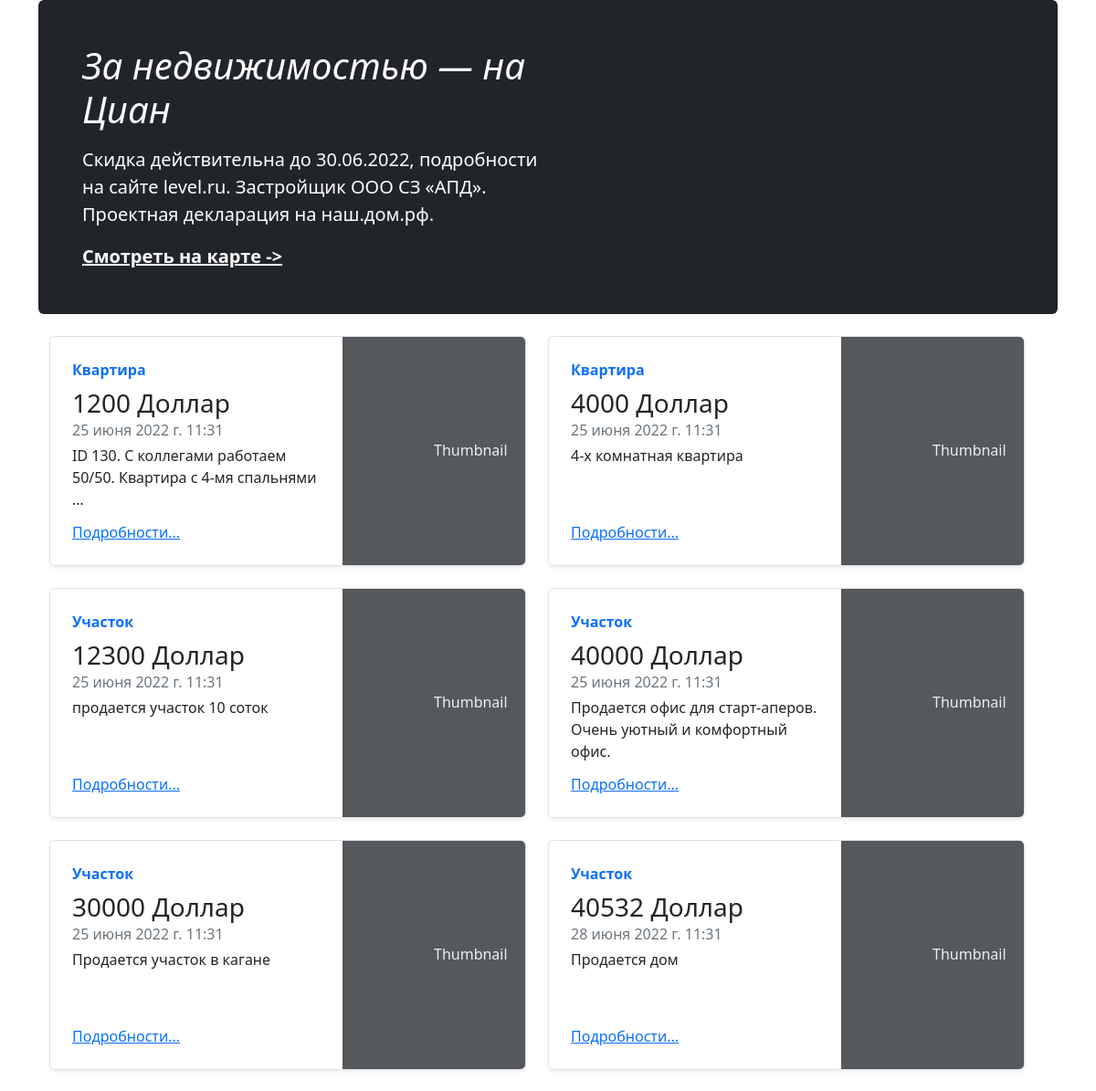
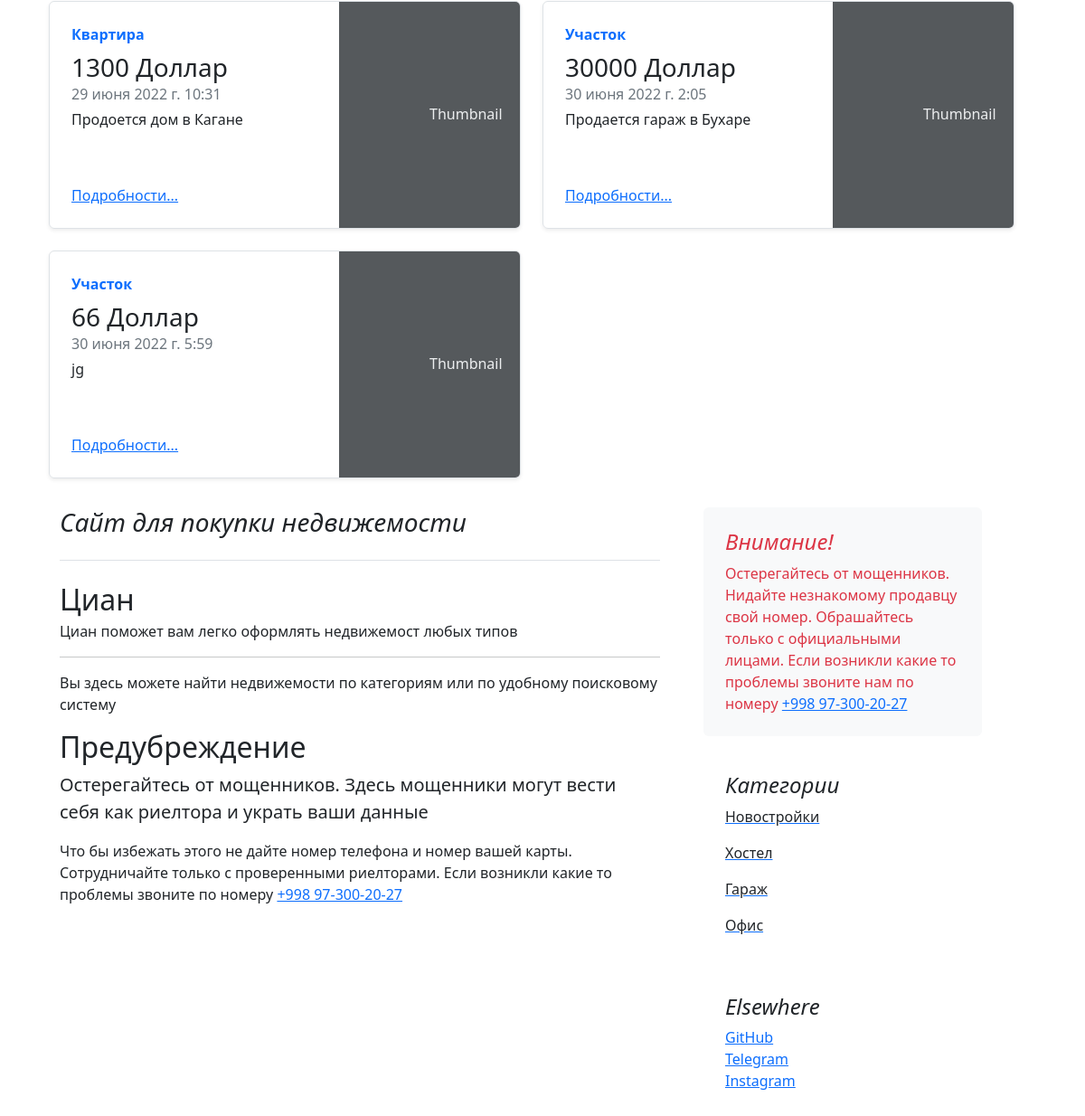
The page / on the database its author committed (2 pictures, top to bottom).
### main/models.py (models this page shows, shortened)
class Estate(models.Model):
    title = models.CharField(verbose_name="Название", max_length=255, null=True, blank=True)
    description = models.TextField(verbose_name="Описание", null=True, blank=True)
    author = models.ForeignKey(User,  on_delete=models.CASCADE,  null=True, blank=True)
    price = models.PositiveBigIntegerField(verbose_name="Цена")
    currency = models.CharField(verbose_name="Валюта", max_length=32, choices=CURRENCY, default=DOLLAR)
    area = models.PositiveIntegerField(verbose_name="Площадь")
    room_amount = models.PositiveSmallIntegerField(verbose_name="Количество комнат")
    type = models.CharField(verbose_name="Тип недвижимости", max_length=64, choices=ESTATE_TYPE, default=FLAT)
    categories = models.ManyToManyField(Category, related_name='estates')
    created_date = models.DateTimeField(default=now, editable=False)

class Category(models.Model):
    name = models.CharField(verbose_name="Категории", max_length=64)

### main/views.py (the view)
# urls.py: path('', views.index, name='authentication'),
def index(request):
    estates = Estate.objects.all()
    search_estates = request.GET.get("search")
    if search_estates:
        estates = Estate.objects.filter(Q(price__icontains=search_estates) | Q(description__icontains=search_estates))
    categories = Category.objects.all()
    return render(request, "index.html", {'estates': estates, 'categories': categories})

### main/templates/index.html
{% extends "base.html" %}
{% block body %}
  {% if user.is_authenticated %}
    <main class="container">
      <div class="p-4 p-md-5 mb-4 text-white rounded bg-dark">
        <div class="col-md-6 px-0">
          <h1 class="display-6 fst-italic">За недвижимостью — на Циан</h1>
          <p class="lead my-3">Скидка действительна до 30.06.2022, подробности на сайте level.ru. Застройщик ООО СЗ «АПД». Проектная декларация на наш.дом.рф.</p>
          <p class="lead mb-0"><a href="{% url 'map' %}" class="text-white fw-bold">Смотреть на карте -></a></p>
        </div>
      </div>
        <div class="row mb-2 container">
          {% for estate in estates %}
         <div class="col-md-6">
             <div class="row g-0 border rounded overflow-hidden flex-md-row mb-4 shadow-sm h-md-250 position-relative">
              <div class="col p-4 d-flex flex-column position-static">
                <strong class="d-inline-block mb-2 text-primary">{{ estate.type }}</strong>
                <h3 class="mb-0">{{ estate.price }}  {{ estate.currency }}</h3>
                <div class="mb-1 text-muted">{{ estate.created_date }}</div>
                <p class="card-text mb-auto">{{ estate.description | truncatewords:10 }}</p>
                <a href="{% url 'estate_detail' estate.id %}" class="stretched-link">Подробности...</a>
              </div>
                <div class="col-auto d-none d-lg-block">
                </div>
            </div>
          </div>
          {% endfor %}
        </div>
      <div class="row g-5 container">
        <div class="col-md-8">
          <h3 class="pb-4 mb-4 fst-italic border-bottom">
              Сайт для покупки недвижемости
          </h3>
          <article class="blog-post">
            <h2 class="blog-post-title mb-1">Циан</h2>
            <p>Циан поможет вам легко оформлять недвижемост любых типов</p>
            <hr>
            <p>Вы здесь можете найти недвижемости по категориям или по удобному поисковому систему</p>
            <h2>Предубреждение</h2>
            <blockquote class="blockquote">
              <p>Остерегайтесь от мощенников. Здесь мощенники могут вести себя как риелтора и украть ваши данные</p>
            </blockquote>
            <p>Что бы избежать этого не дайте номер телефона и номер вашей карты. Сотрудничайте только с проверенными риелторами. Если возникли какие то проблемы звоните по номеру <a href="tel:+998973002027" class="text-primary">+998 97-300-20-27</a></p>
          </article>
        </div>
        <div class="col-md-4">
          <div class="position-sticky" style="top: 2rem;">
            <div class="p-4 mb-3 bg-light rounded">
              <h4 class="fst-italic text-danger">Внимание!</h4>
              <p class="mb-0 text-danger">Остерегайтесь от мощенников. Нидайте незнакомому продавцу свой номер. Обрашайтесь только с официальными лицами. Если возникли какие то проблемы звоните нам по номеру <a href="tel:+998973002027" class="text-primary">+998 97-300-20-27</a></p>
            </div>
            <div class="p-4">
              <h4 class="fst-italic">Категории</h4>
              {% for category in categories.all %}
              <ol class="list-unstyled mb-0">
                <li><a href="{% url 'category_detail' category.id %}"><p class="text-dark">{{ category.name }}</p></a></li>
              </ol>
              {% endfor %}
              {% for photo in photos %}
                  <a href="{% url 'estate_img' estate_img.id %}">hello</a>
              {% endfor %}
            </div>
            <div class="p-4">
              <h4 class="fst-italic">Оставайтесь с нами</h4>
              <ol class="list-unstyled">
                <li><a href="https://github.com/begmatovTimur/HomeClick">GitHub</a></li>
                <li><a href="https://web.telegram.org/z/#-1423151785">Telegram</a></li>
                <li><a href="https://www.instagram.com/monday.academy/">Instagram</a></li>
              </ol>
            </div>
            <div class="p-4">
              <h4 class="fst-italic">Сделано командой Мондей</h4>
              <ol class="list-unstyled">
                <li><a href="https://www.instagram.com/begmatov_timur_07/">Timur</a></li>
                <li><a href="https://www.instagram.com/_muhachik_/">Mukhammad</a></li>
                <li><a href="https://www.instagram.com/tt_amir_zolotoy4/">Amirbek</a></li>
              </ol>
            </div>
          </div>
        </div>
      </div>
    </main>
  {% else %}
  <main class="container">
    <div class="p-4 p-md-5 mb-4 text-white rounded bg-dark">
      <div class="col-md-6 px-0">
        <h1 class="display-6 fst-italic">За недвижимостью — на Циан</h1>
        <p class="lead my-3">Скидка действительна до 30.06.2022, подробности на сайте level.ru. Застройщик ООО СЗ «АПД». Проектная декларация на наш.дом.рф.</p>
        <p class="lead mb-0"><a href="{% url 'map' %}" class="text-white fw-bold">Смотреть на карте -></a></p>
      </div>
    </div>
      <div class="row mb-2 container">
        {% for estate in estates %}
       <div class="col-md-6">
           <div class="row g-0 border rounded overflow-hidden flex-md-row mb-4 shadow-sm h-md-250 position-relative">
            <div class="col p-4 d-flex flex-column position-static">
              <strong class="d-inline-block mb-2 text-primary">{{ estate.type }}</strong>
              <h3 class="mb-0">{{ estate.price }}  {{ estate.currency }}</h3>
              <div class="mb-1 text-muted">{{ estate.created_date }}</div>
              <p class="card-text mb-auto">{{ estate.description | truncatewords:10 }}</p>
              <a href="{% url 'estate_detail' estate.id %}" class="stretched-link">Подробности...</a>
            </div>
              <div class="col-auto d-none d-lg-block">
                <svg class="bd-placeholder-img" width="200" height="250" xmlns="http://www.w3.org/2000/svg" role="img" aria-label="Placeholder: Thumbnail" preserveAspectRatio="xMidYMid slice" focusable="false"><title>Placeholder</title><rect width="100%" height="100%" fill="#55595c"></rect><text x="50%" y="50%" fill="#eceeef" dy=".3em">Thumbnail</text></svg>
              </div>
          </div>
        </div>
        {% endfor %}
      </div>
    <div class="row g-5 container">
      <div class="col-md-8">
        <h3 class="pb-4 mb-4 fst-italic border-bottom">
            Сайт для покупки недвижемости
        </h3>
        <article class="blog-post">
          <h2 class="blog-post-title mb-1">Циан</h2>
          <p>Циан поможет вам легко оформлять недвижемост любых типов</p>
          <hr>
          <p>Вы здесь можете найти недвижемости по категориям или по удобному поисковому систему</p>
          <h2>Предубреждение</h2>
          <blockquote class="blockquote">
            <p>Остерегайтесь от мощенников. Здесь мощенники могут вести себя как риелтора и украть ваши данные</p>
          </blockquote>
          <p>Что бы избежать этого не дайте номер телефона и номер вашей карты. Сотрудничайте только с проверенными риелторами. Если возникли какие то проблемы звоните по номеру <a href="tel:+998973002027" class="text-primary">+998 97-300-20-27</a></p>
        </article>
      </div>
      <div class="col-md-4">
        <div class="position-sticky" style="top: 2rem;">
          <div class="p-4 mb-3 bg-light rounded">
            <h4 class="fst-italic text-danger">Внимание!</h4>
            <p class="mb-0 text-danger">Остерегайтесь от мощенников. Нидайте незнакомому продавцу свой номер. Обрашайтесь только с официальными лицами. Если возникли какие то проблемы звоните нам по номеру <a href="tel:+998973002027" class="text-primary">+998 97-300-20-27</a></p>
          </div>
          <div class="p-4">
            <h4 class="fst-italic">Категории</h4>
            {% for category in categories.all %}
            <ol class="list-unstyled mb-0">
              <li><a href="{% url 'category_detail' category.id %}"><p class="text-dark">{{ category.name }}</p></a></li>
            </ol>
            {% endfor %}
          </div>
          <div class="p-4">
            <h4 class="fst-italic">Elsewhere</h4>
            <ol class="list-unstyled">
              <li><a href="https://github.com/begmatovTimur/HomeClick">GitHub</a></li>
              <li><a href="https://web.telegram.org/z/#-1423151785">Telegram</a></li>
              <li><a href="https://www.instagram.com/monday.academy/">Instagram</a></li>
            </ol>
          </div>
        </div>
      </div>
    </div>
  </main>
  {% endif %}
{% endblock %}

### rows shown on the page
Estate: type "Квартира", price "1200", currency "Доллар", created_date "25 июня 2022 г. 11:31", description "ID 130. С коллегами работаем 50/50. Квартира с 4-мя спальнями …"
Estate: type "Квартира", price "4000", currency "Доллар", created_date "25 июня 2022 г. 11:31", description "4-х комнатная квартира"
Estate: type "Участок", price "12300", currency "Доллар", created_date "25 июня 2022 г. 11:31", description "продается участок 10 соток"
Estate: type "Участок", price "40000", currency "Доллар", created_date "25 июня 2022 г. 11:31", description "Продается офис для старт-аперов. Очень уютный и комфортный офис."
Estate: type "Участок", price "30000", currency "Доллар", created_date "25 июня 2022 г. 11:31", description "Продается участок в кагане"
Estate: type "Участок", price "40532", currency "Доллар", created_date "28 июня 2022 г. 11:31", description "Продается дом"
Estate: type "Квартира", price "1300", currency "Доллар", created_date "29 июня 2022 г. 10:31", description "Продоется дом в Кагане"
Estate: type "Участок", price "30000", currency "Доллар", created_date "30 июня 2022 г. 2:05", description "Продается гараж в Бухаре"
Estate: type "Участок", price "66", currency "Доллар", created_date "30 июня 2022 г. 5:59", description "jg"
Category: name "Новостройки"
Category: name "Хостел"
Category: name "Гараж"
Category: name "Офис"
